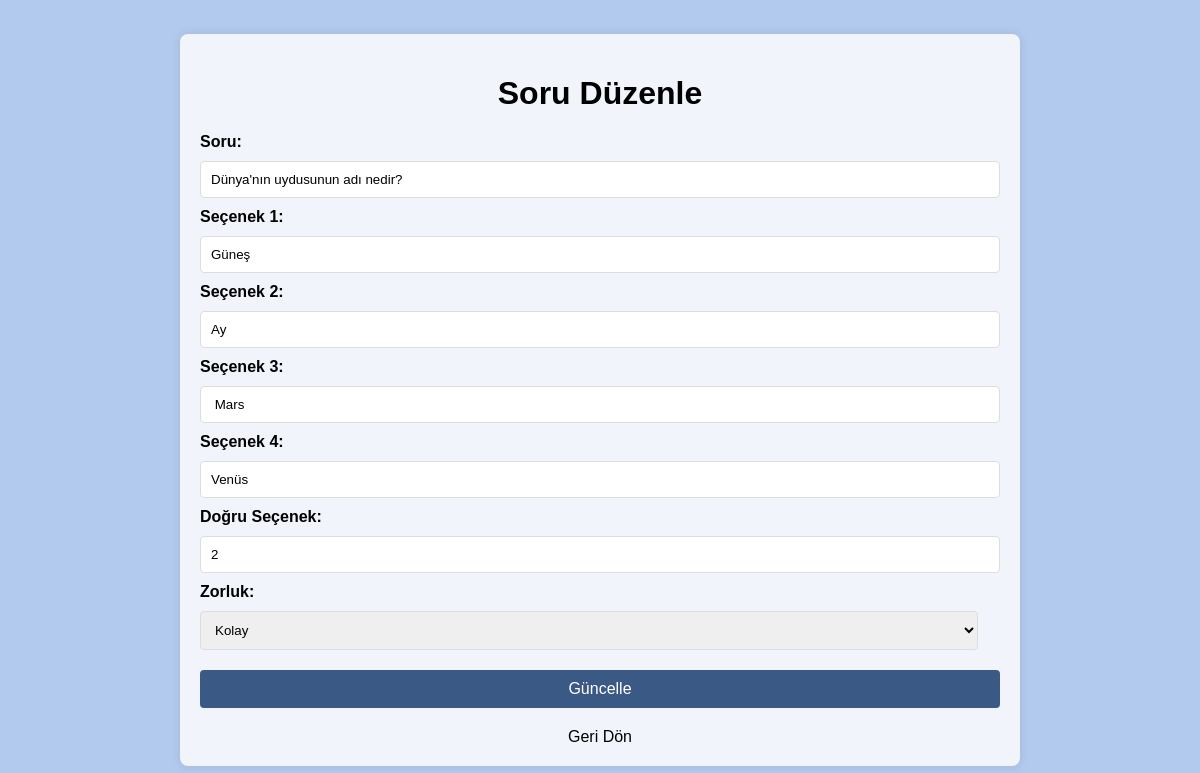
Page /edit_question.php?id=11 (signed in) on the committed database.
### tables this page shows
CREATE TABLE questions (
    id INTEGER PRIMARY KEY AUTOINCREMENT,
    question TEXT NOT NULL,
    option1 TEXT NOT NULL,
    option2 TEXT NOT NULL,
    option3 TEXT NOT NULL,
    option4 TEXT NOT NULL,
    correct_option INTEGER NOT NULL,
    difficulty TEXT NOT NULL
);

### edit_question.php (the view, shortened to what this page needs)
<?php
include('db_connection.php');
$question_id = $_GET['id'];
$stmt = $db->prepare("SELECT * FROM questions WHERE id = ?");
$stmt->execute([$question_id]);
$question = $stmt->fetch(PDO::FETCH_ASSOC);
?>
<!DOCTYPE html>
<html lang="en">
<head>
</head>
<body>
    <div class="container">
        <h1>Soru Düzenle</h1>
        <form action="edit_question.php?id=<?php echo $question_id; ?>" method="POST">
            <label for="question">Soru:</label>
            <input type="text" id="question" name="question" value="<?php echo htmlspecialchars($question['question']); ?>" required>
            <label for="option1">Seçenek 1:</label>
            <input type="text" id="option1" name="option1" value="<?php echo htmlspecialchars($question['option1']); ?>" required>
            <label for="option2">Seçenek 2:</label>
            <input type="text" id="option2" name="option2" value="<?php echo htmlspecialchars($question['option2']); ?>" required>
            <label for="option3">Seçenek 3:</label>
            <input type="text" id="option3" name="option3" value="<?php echo htmlspecialchars($question['option3']); ?>" required>
            <label for="option4">Seçenek 4:</label>
            <input type="text" id="option4" name="option4" value="<?php echo htmlspecialchars($question['option4']); ?>" required>
            <label for="correct_option">Doğru Seçenek:</label>
            <input type="number" id="correct_option" name="correct_option" min="1" max="4" value="<?php echo htmlspecialchars($question['correct_option']); ?>" required>
            <label for="difficulty">Zorluk:</label>
            <select id="difficulty" name="difficulty" required>
                <option value="easy" <?php echo $question['difficulty'] == 'easy' ? 'selected' : ''; ?>>Kolay</option>
            </select>
            <button type="submit">Güncelle</button>
        </form>
        <a href="view_questions.php">Geri Dön</a>
    </div>
</body>
</html>

### edit_question.php (style rules this page uses)
body { font-family: Arial, sans-serif; background-color: #B2CAEE; display: flex; justify-content: center; align-items: center; min-height: 100vh; margin: 0; padding: 0; background-image: url('images/yavuzlar_logo1.png'); background-position: top right; background-repeat: no-repeat; background-size: 350px; }
.container { width: 100%; max-width: 800px; margin: 20px auto; background: #F1F4FB; padding: 20px; border-radius: 8px; box-shadow: 0 0 10px rgba(0, 0, 0, 0.1); }
h1 { text-align: center; color: #000; }
label { display: block; margin-bottom: 10px; font-weight: bold; }
input[type="text"], input[type="number"], select { width: calc(100% - 22px); padding: 10px; margin-bottom: 10px; border: 1px solid #ddd; border-radius: 4px; }
button { display: block; width: 100%; padding: 10px; margin-top: 10px; font-size: 16px; border: none; border-radius: 4px; background-color: #3A5985; color: #fff; cursor: pointer; }
a { display: block; margin-top: 20px; text-align: center; color: #000; text-decoration: none; }

### rows in the picture
questions: question "Dünya'nın uydusunun adı nedir?", option1 "Güneş", option2 "Ay", option3 "Mars", option4 "Venüs", correct_option "2"
